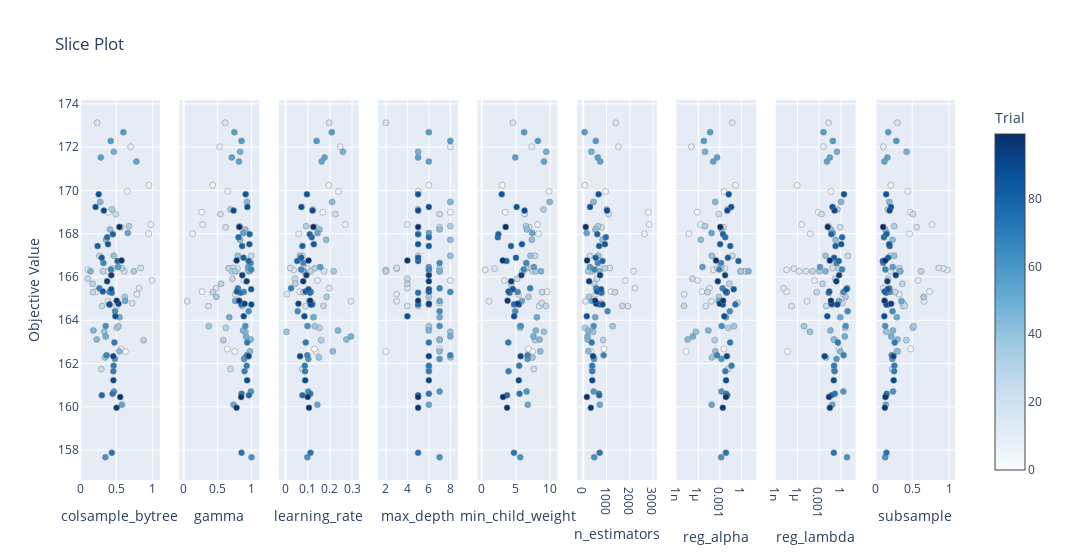

Notebook code for this chart:
### Code cell
optuna.visualization.plot_slice(study)
